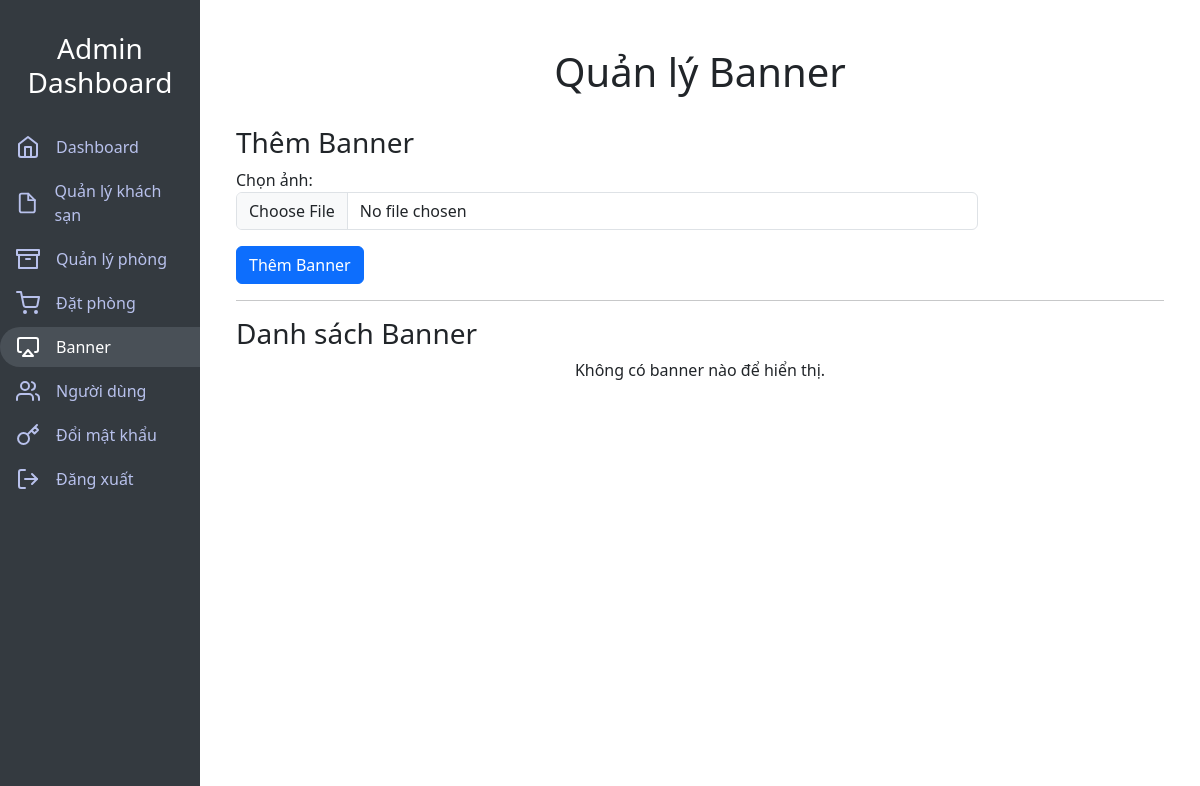
/Globery/admin/?page=banner_display (signed in), run on an earlier commit of the app's database.
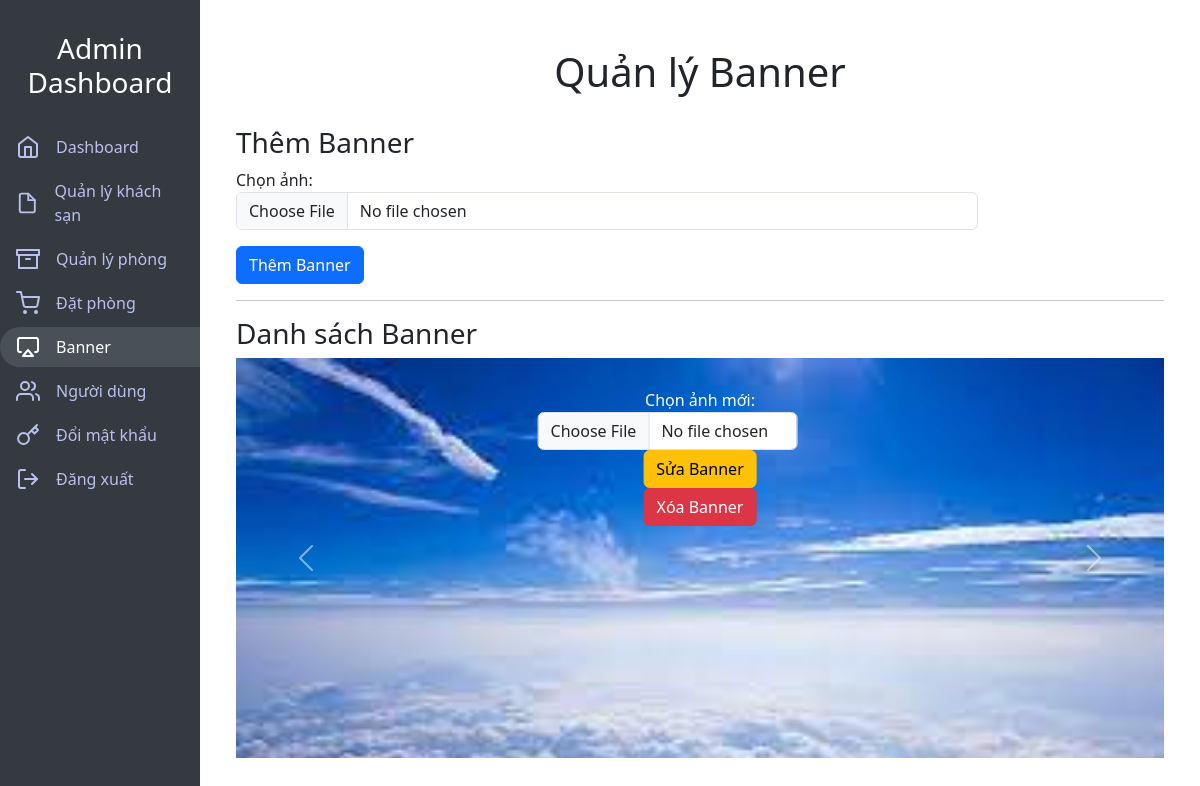
And on a later commit of the database.
### tables this page shows
CREATE TABLE `banner` (
  `id` int(10) NOT NULL,
  `img` varchar(255) NOT NULL
);

### Globery/admin/index.php (called while the page is built)
<?php
include "./controller/index.php";

### Globery/admin/view/banner_display.php (the view, shortened to what this page needs)
<?php
$servername = "localhost";
$username = "root";
$password = "";
$dbname = "hotel_management";
$conn = new mysqli($servername, $username, $password, $dbname);
$sql = "SELECT * FROM banner";
$result = $conn->query($sql);
$banners = [];
if ($result->num_rows > 0) {
    while ($row = $result->fetch_assoc()) {
        $banners[] = $row;
    }
}
?>
<main class="col-md-9 ms-sm-auto col-lg-10 px-md-4">
<div class="container mt-5">
        <h1 class="text-center">Quản lý Banner</h1>
        <div class="form-section">
            <h3>Thêm Banner</h3>
            <form method="POST" enctype="multipart/form-data">
                <div class="form-group">
                    <label for="banner_image">Chọn ảnh:</label>
                    <input type="file" class="form-control" name="banner_image" required>
                </div>
                <button type="submit" name="add_banner" class="btn btn-primary mt-3">Thêm Banner</button>
            </form>
        </div>
        <hr>
        <h3>Danh sách Banner</h3>
        <div id="carouselExample" class="carousel slide" data-ride="carousel">
            <div class="carousel-inner">
                <?php if (!empty($banners)): ?>
                    <?php foreach ($banners as $index => $banner): ?>
                        <div class="carousel-item <?php echo $index === 0 ? 'active' : ''; ?>">
                            <div class="carousel-caption">
                                <form method="POST" enctype="multipart/form-data" class="d-inline-block">
                                    <div class="form-group">
                                        <label for="banner_image">Chọn ảnh mới:</label>
                                        <input type="file" class="form-control" name="banner_image" required>
                                    </div>
                                    <button type="submit" name="edit_banner" class="btn btn-warning">Sửa Banner</button>
                                </form>
                                <form method="POST" class="d-inline-block ml-2">
                                    <button type="submit" name="delete_banner" class="btn btn-danger">Xóa Banner</button>
                                </form>
                            </div>
                            <img src="<?php echo htmlspecialchars($banner['img']); ?>" class="d-block w-100" alt="Banner <?php echo $index + 1; ?>">
                        </div>
                    <?php endforeach; ?>
                <?php else: ?>
                    <div class="carousel-item active">
                        <p class="text-center">Không có banner nào để hiển thị.</p>
                     </div>
                <?php endif; ?>
            </div>
            <a class="carousel-control-prev" href="#carouselExample" role="button" data-slide="prev">
                <span class="carousel-control-prev-icon" aria-hidden="true"></span>
            </a>
            <a class="carousel-control-next" href="#carouselExample" role="button" data-slide="next">
                <span class="carousel-control-next-icon" aria-hidden="true"></span>
            </a>
        </div>
    </div>
</main>

What changed in the data, as far as the page shows it:
added banner: img (picture)
Also different on the page:
text no longer shown: "Không có banner nào để hiển thị."
